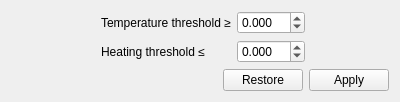
<?xml version="1.0" encoding="UTF-8"?>
<ui version="4.0">
 <class>FormCStop</class>
 <widget class="QWidget" name="FormCStop">
  <property name="geometry">
   <rect>
    <x>0</x>
    <y>0</y>
    <width>400</width>
    <height>97</height>
   </rect>
  </property>
  <property name="windowTitle">
   <string>Form</string>
  </property>
  <layout class="QVBoxLayout" name="verticalLayout">
   <item>
    <layout class="QFormLayout" name="formLayout">
     <property name="formAlignment">
      <set>Qt::AlignHCenter|Qt::AlignTop</set>
     </property>
     <item row="0" column="0">
      <widget class="QLabel" name="label">
       <property name="text">
        <string>Temperature threshold ≥</string>
       </property>
      </widget>
     </item>
     <item row="0" column="1">
      <widget class="QDoubleSpinBox" name="cStop0">
       <property name="sizePolicy">
        <sizepolicy hsizetype="Fixed" vsizetype="Fixed">
         <horstretch>0</horstretch>
         <verstretch>0</verstretch>
        </sizepolicy>
       </property>
       <property name="maximumSize">
        <size>
         <width>16777215</width>
         <height>29</height>
        </size>
       </property>
       <property name="decimals">
        <number>3</number>
       </property>
       <property name="minimum">
        <double>-10.000000000000000</double>
       </property>
       <property name="maximum">
        <double>10.000000000000000</double>
       </property>
       <property name="singleStep">
        <double>0.001000000000000</double>
       </property>
      </widget>
     </item>
     <item row="1" column="0">
      <widget class="QLabel" name="label_2">
       <property name="text">
        <string>Heating threshold ≤</string>
       </property>
      </widget>
     </item>
     <item row="1" column="1">
      <widget class="QDoubleSpinBox" name="cStop1">
       <property name="sizePolicy">
        <sizepolicy hsizetype="Fixed" vsizetype="Fixed">
         <horstretch>0</horstretch>
         <verstretch>0</verstretch>
        </sizepolicy>
       </property>
       <property name="maximumSize">
        <size>
         <width>16777215</width>
         <height>29</height>
        </size>
       </property>
       <property name="decimals">
        <number>3</number>
       </property>
       <property name="minimum">
        <double>-10.000000000000000</double>
       </property>
       <property name="maximum">
        <double>10.000000000000000</double>
       </property>
       <property name="singleStep">
        <double>0.001000000000000</double>
       </property>
      </widget>
     </item>
    </layout>
   </item>
   <item>
    <layout class="QHBoxLayout" name="horizontalLayout">
     <item>
      <spacer name="horizontalSpacer">
       <property name="orientation">
        <enum>Qt::Horizontal</enum>
       </property>
       <property name="sizeHint" stdset="0">
        <size>
         <width>40</width>
         <height>20</height>
        </size>
       </property>
      </spacer>
     </item>
     <item>
      <widget class="QPushButton" name="cStopRestore">
       <property name="text">
        <string>Restore</string>
       </property>
      </widget>
     </item>
     <item>
      <widget class="QPushButton" name="cStopApply">
       <property name="text">
        <string>Apply</string>
       </property>
      </widget>
     </item>
    </layout>
   </item>
  </layout>
 </widget>
 <resources/>
 <connections/>
</ui>
